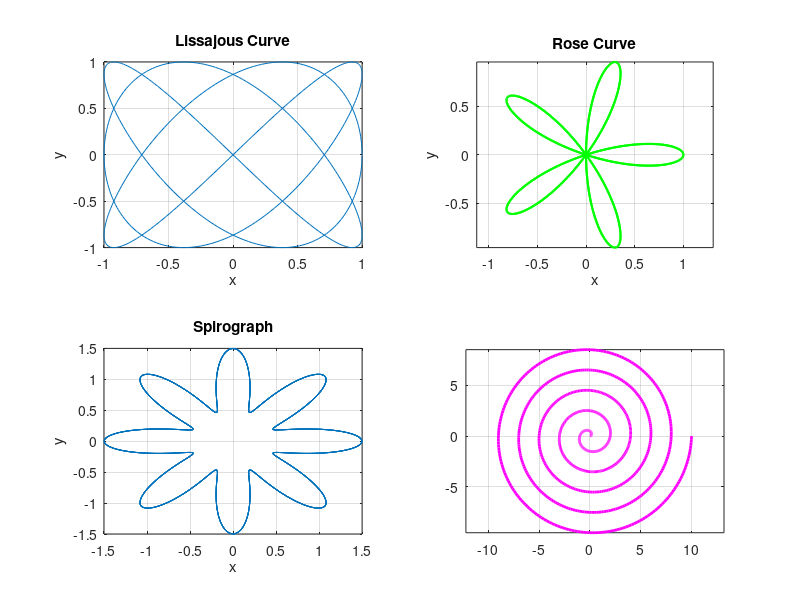

MATLAB code for this plot:
subplot(2,2,1)
t = 0:0.01:2*pi;
x = sin(3*t + pi/2);
y = sin(4*t);
plot(x, y)
title('Lissajous Curve')
xlabel('x')
ylabel('y')
grid on

subplot(2,2,2)
theta = linspace(0, 2*pi, 1000);
r = cos(5*theta);
x = r .* cos(theta);
y = r .* sin(theta);
plot(x, y, 'g', 'LineWidth', 1.5)
title('Rose Curve')
xlabel('x')
ylabel('y')
grid on
axis equal


subplot(2,2,3)
t = linspace(0, 10*pi, 1000);
x = (1 + 0.5*cos(8*t)) .* cos(t);
y = (1 + 0.5*cos(8*t)) .* sin(t);
plot(x, y)
title('Spirograph')
xlabel('x')
ylabel('y')
grid on

subplot(2,2,4)
t = linspace(0, 10*pi, 1000);       % angle
r = linspace(0, 10, 1000);          % radius
x = r .* cos(t);                    % polar to cartesian
y = r .* sin(t);
plot(x, y, 'm', 'LineWidth', 2)
set(gca, 'Color', 'k')              % black background for this subplot
title('Galaxy Spiral', 'Color', 'w')
xlabel('x', 'Color', 'w')
ylabel('y', 'Color', 'w')
grid on
axis equal